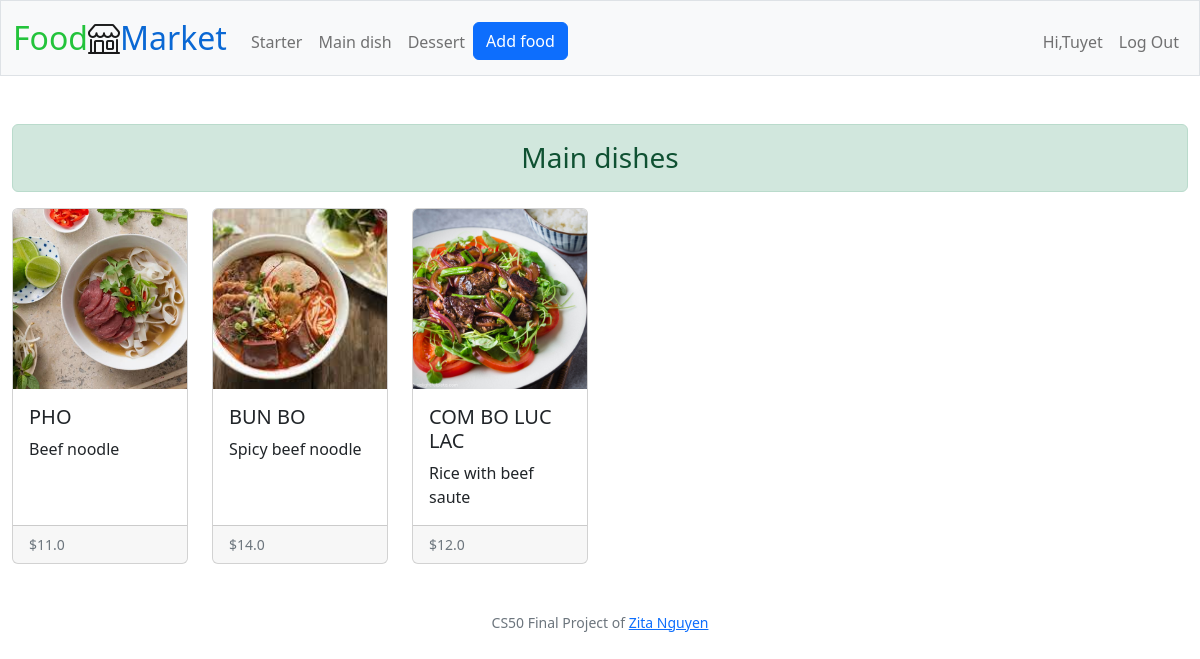
The page /main_dishes (signed in) on the database as committed earlier.
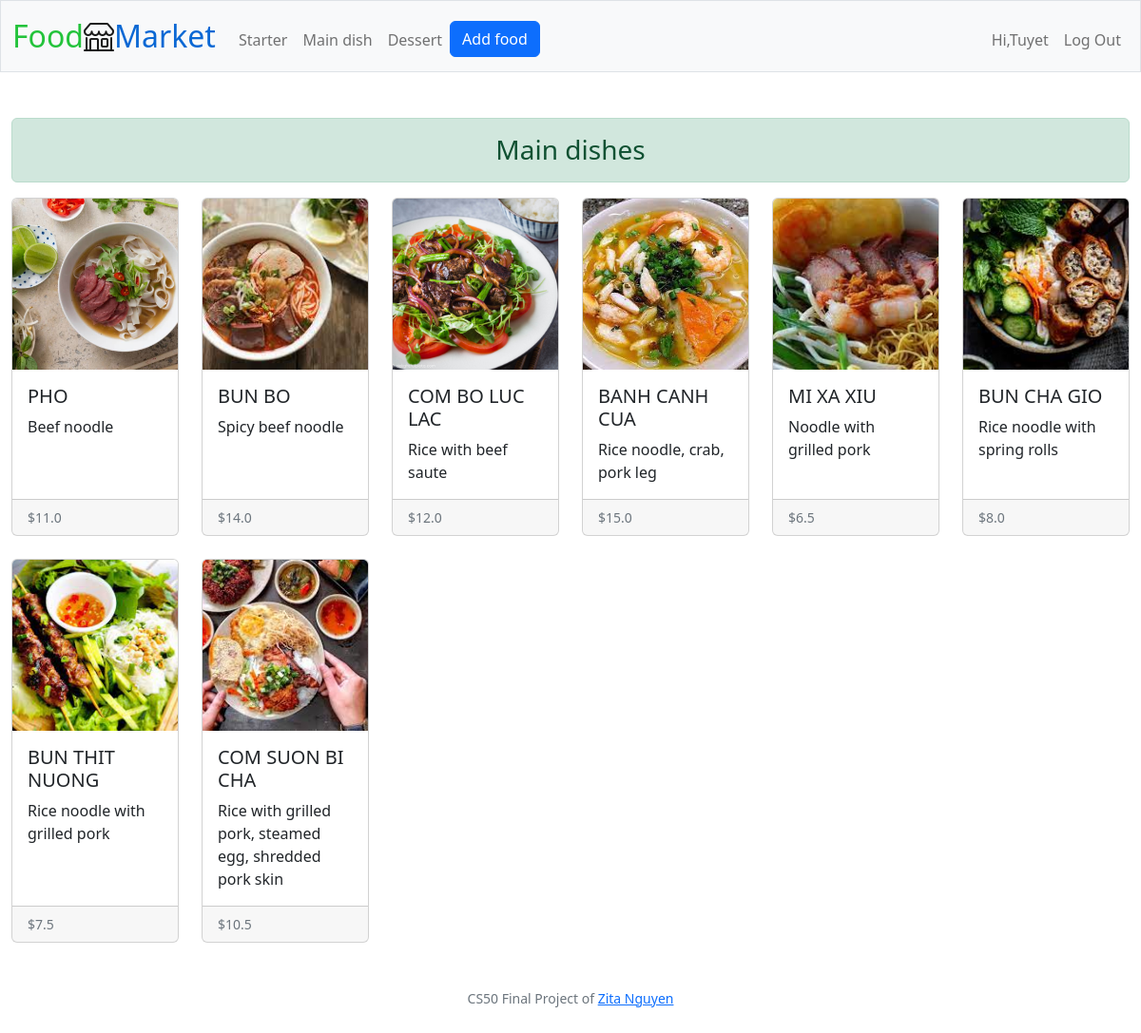
The same page on the database as committed later.
### tables this page shows
CREATE TABLE food (
id INTEGER PRIMARY KEY AUTOINCREMENT, 
category TEXT NOT NULL,
name TEXT NOT NULL,
photo BLOB NOT NULL,
description TEXT NOT NULL,
price REAL NOT NULL,
date DATETIME NOT NULL,
user_id INTEGER NOT NULL,
FOREIGN KEY (user_id) REFERENCES users (id)
);

### app.py (the view)
@app.route("/main_dishes", methods=["GET"])
@login_required
def main_dishes():
    main_dishes = query_get_main_dishes()
    return render_template("main_dishes.html", main_dishes=main_dishes)

### app.py (called while the page is built)
@app.after_request
def after_request(response):
    response.headers["Cache-Control"] = "no-cache, no-store, must-revalidate"
    response.headers["Expires"] = 0
    response.headers["Pragma"] = "no-cache"
    return response

### helpers.py (called while the page is built)
def login_required(f):
    @wraps(f)
    def decorated_function(*args, **kwargs):
        if session.get("user_id") is None:
            return redirect("/login")
        return f(*args, **kwargs)
    return decorated_function

### queries.py (called while the page is built)
def query_get_main_dishes():
    conn = sqlite3.connect("market.db")
    c = conn.cursor()
    c.execute("SELECT * FROM food WHERE category='Main dish' ")
    main_dishes = c.fetchall()
    return main_dishes

### templates/main_dishes.html (shortened to what this page needs)
{% extends "layout.html" %}
{% block main %}
<div class="alert alert-success text-center h3" role="alert">
  Main dishes
</div>
<div class="row row-cols-1 row-cols-lg-6 row-cols-md-3 g-4">
  {% if not main_dishes %}
    <div class="col">
      <div class="card h-100">
        <img class="card-img-top" src="{{url_for('static', filename='photos/no_food.jpeg')}}" alt="No product">
        <div class="card-body">
          <p class="card-text">No main dish.</p>
        </div>
      </div>
    </div>
  {% else %}
    {% for main_dish in main_dishes %}
      <div class="col">
        <div class="card h-100">
          <img src="{{url_for('static', filename='photos/' + main_dish[3])}}" class="card-img-top" alt="{{ main_dish[2] }}">
          <div class="card-body">
            <h5 class="card-title">{{ main_dish[2] }}</h5>
            <p class="card-text">{{ main_dish[4] }}</p>
          </div>
          <div class="card-footer d-flex justify-content-between align-items-center">
            <small class="text-muted">${{ main_dish[5] }}</small>
          </div>
        </div>
      </div>
    {% endfor %}
  {% endif %}
</div>
{% endblock %}

Rows that differ between the two databases and show on the page:
added food: photo (picture), name "BANH CANH CUA", description "Rice noodle, crab, pork leg", price "15.0"
added food: photo (picture), name "MI XA XIU", description "Noodle with grilled pork", price "6.5"
added food: photo (picture), name "BUN CHA GIO", description "Rice noodle with spring rolls", price "8.0"
added food: photo (picture), name "BUN THIT NUONG", description "Rice noodle with grilled pork", price "7.5"
added food: photo (picture), name "COM SUON BI CHA", description "Rice with grilled pork, steamed egg, shredded pork skin", price "10.5"
